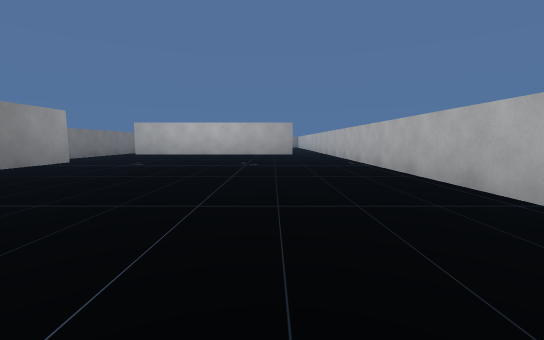
[1] (above)

19 first-person views from a walk through a scene from a Unity 3-D project. The camera is 0.55 m above the floor, tilts 6° down and sees 90° across. The floor is counted in squares, 1 m on a side. Each view is taken from the middle of a square. On the plan, view 1 faces up. The plan holds only what a view shows up to about 9 squares ahead; the rest is blank. The player character is not drawn.

[2]
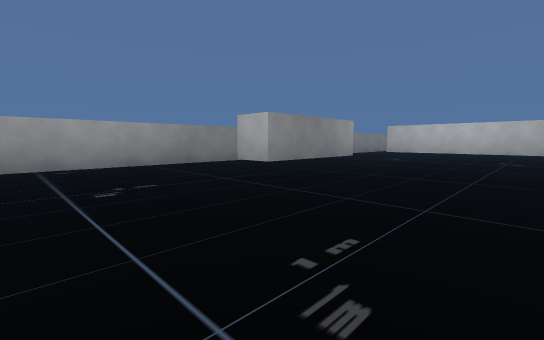

[3]
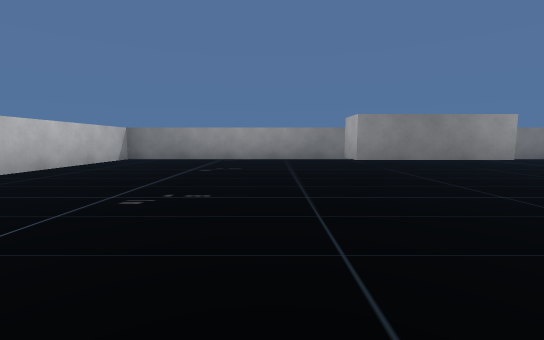

[4]
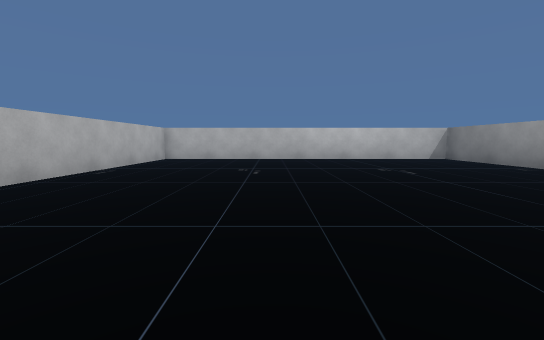

[5]
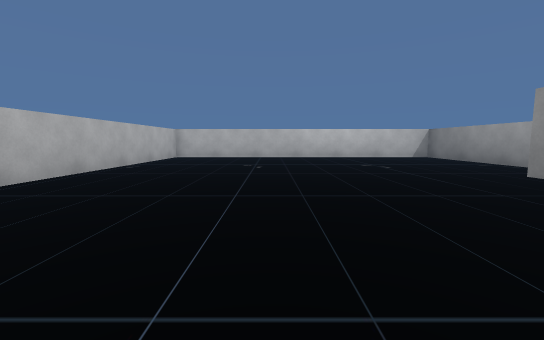

[6]
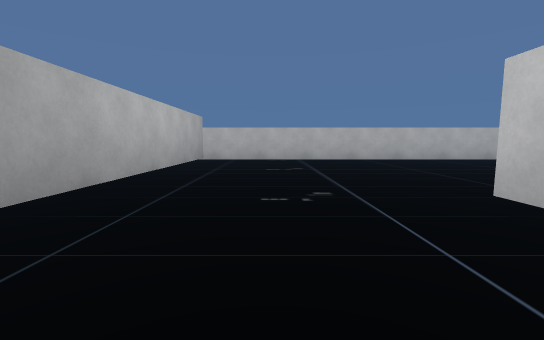

[7]
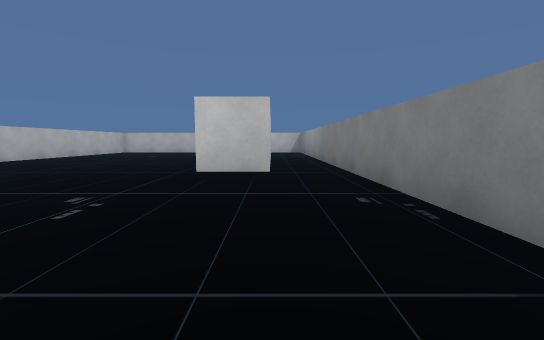

[8]
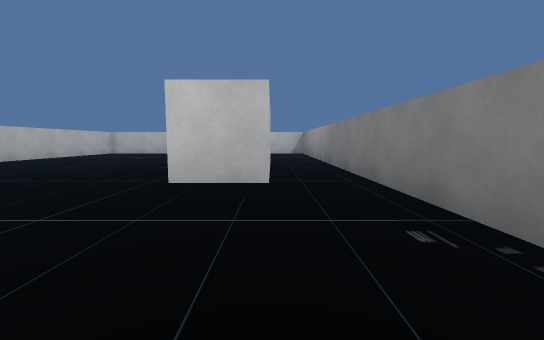

[9]
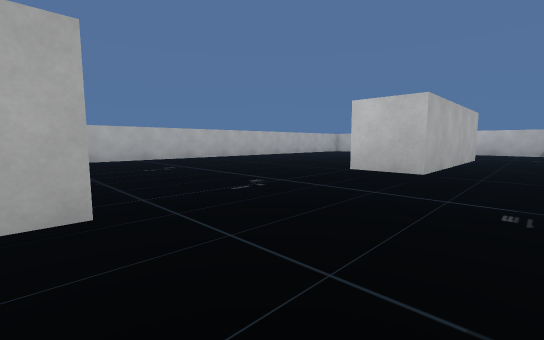

[10]
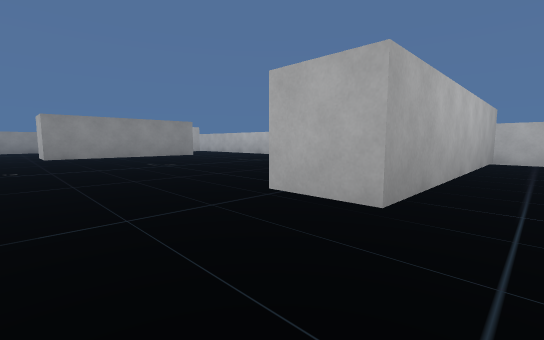

[11]
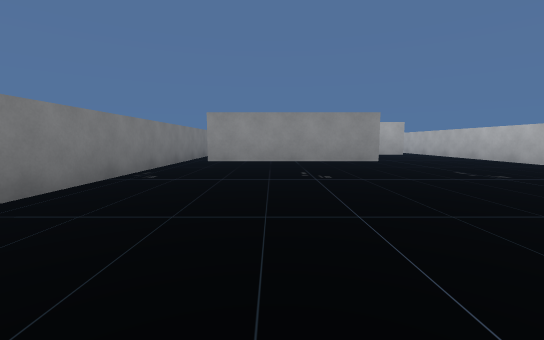

[12]
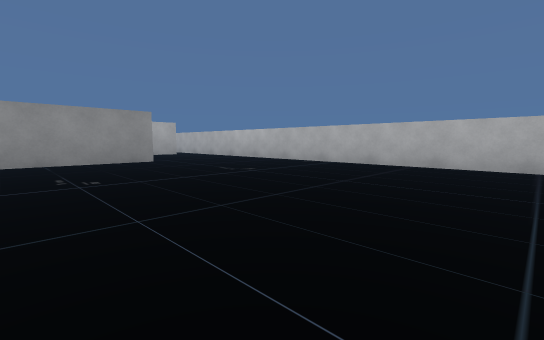

[13]
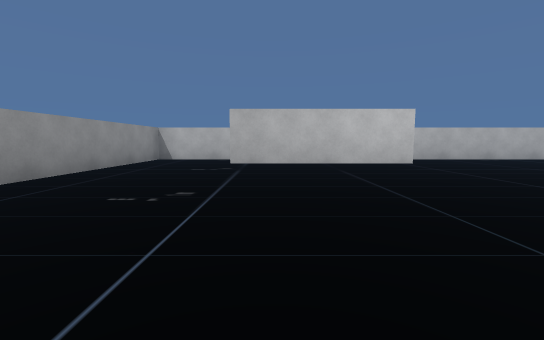

[14]
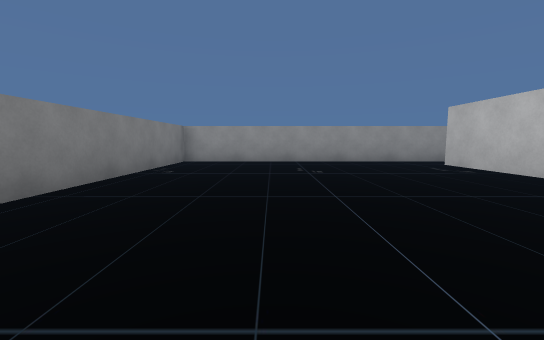

[15]
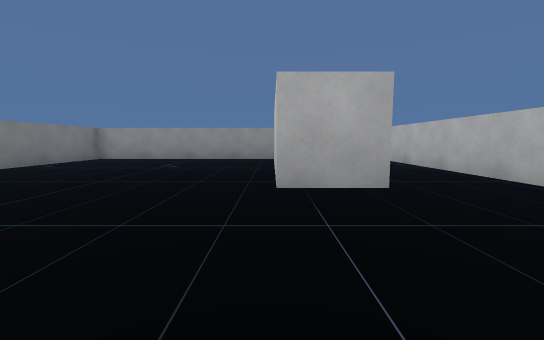

[16]
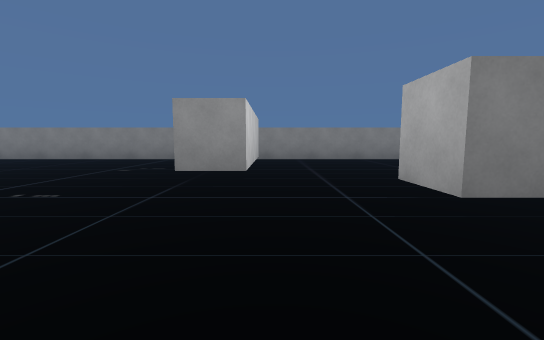

[17]
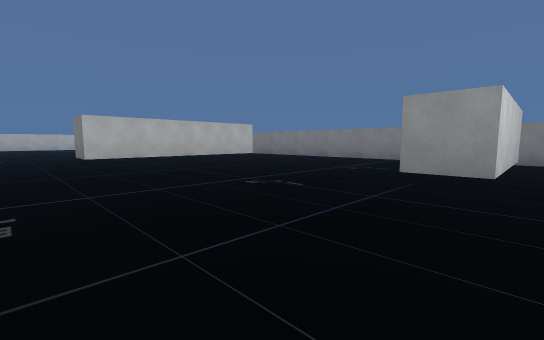

[18]
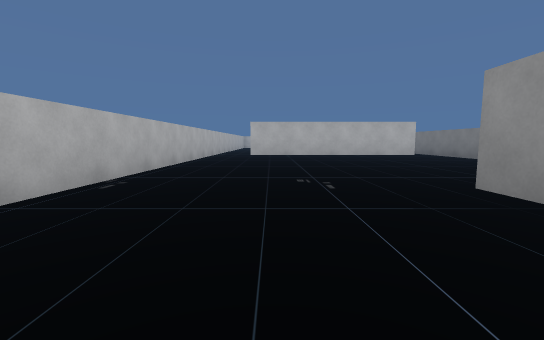

[19]
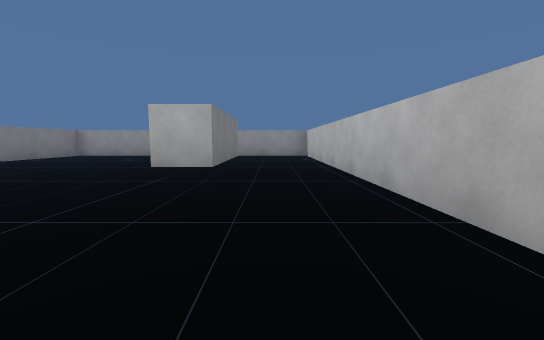

### Floor plan
Key: @ floor where view 1 was taken; # wall or solid block; . floor; T thing the floor can be seen under or through.
Columns run from 7 left of view 1 to 3 right of it. Each row starts with its distance up from view 1.
 25 ###########
 24 #.........#
 23 #.........#
 22 #.....##..#
 21 #.....##..#
 20 #.....##..#
 19 #.....##..#
 18 #.........#
 17 #.........#
 16 #.####....#
 15 #.........#
 14 #.........#
 13 #.........#
 12 #.........#
 11 #.........#
 10 #.........#
  9 #..#####..#
  8 #.........#
  7 #.........#
  6 #.........#
  5 #.TT......#
  4 #.TT......#
  3 #.TT......#
  2 #.TT......#
  1 #.........#
  0 #......@..#
 -1 #.........#
 -2 #.........#
 -3 #.........#
 -4 #.........#
 -5 ###########

Where each view was taken, in squares from view 1:
view 1: 0 up, 0 right, facing up
view 2: 2 down, 0 right, facing up-left
view 3: 0 up, 2 right, facing left
view 4: 4 up, 1 left, facing down
view 5: 5 up, 1 left, facing down
view 6: 7 up, 6 left, facing right
view 7: 9 up, 5 left, facing down
view 8: 8 up, 5 left, facing down
view 9: 9 up, 6 left, facing down-right
view 10: 8 up, 6 left, facing up-right
view 11: 10 up, 4 left, facing up
view 12: 10 up, 4 left, facing up-right
view 13: 21 up, 6 left, facing right
view 14: 17 up, 4 left, facing up
view 15: 16 up, 1 left, facing up
view 16: 17 up, 2 right, facing left
view 17: 17 up, 2 right, facing down-left
view 18: 18 up, 0 right, facing down
view 19: 14 up, 1 right, facing up
